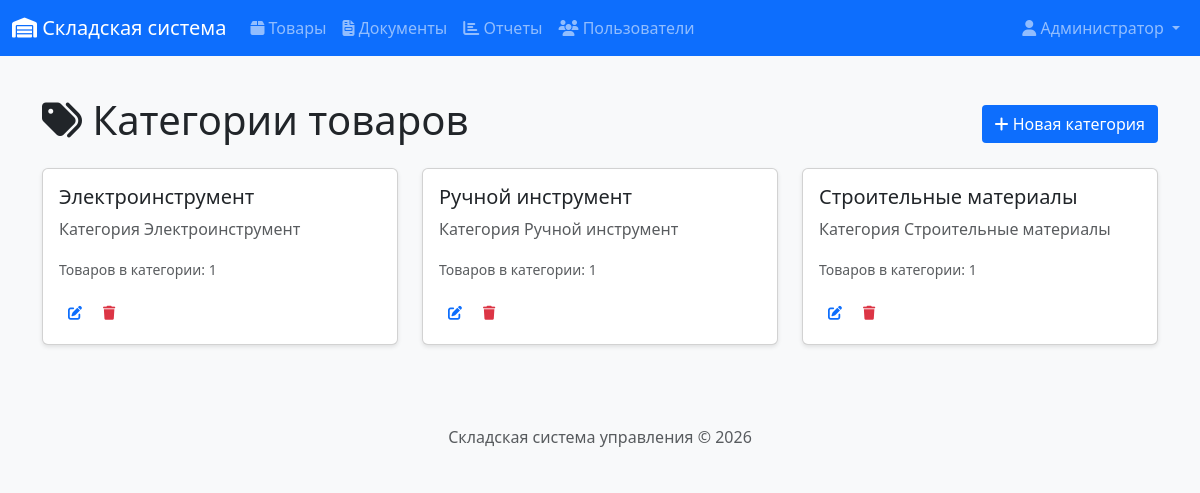
Page /products/categories (signed in) on the committed database.
### app/models.py (models this page shows, shortened)
class User(UserMixin, db.Model):
    __tablename__ = 'users'
    id = db.Column(db.Integer, primary_key=True)
    username = db.Column(db.String(64), unique=True, nullable=False)
    email = db.Column(db.String(120), unique=True, nullable=False)
    password_hash = db.Column(db.String(256))
    full_name = db.Column(db.String(100))
    role = db.Column(db.String(20), default='manager')  # admin, manager, storekeeper
    created_at = db.Column(db.DateTime, default=datetime.utcnow)
    documents_created = db.relationship('Document', backref='author', lazy='dynamic')
    def is_admin(self):
        return self.role == 'admin'
    def is_manager(self):
        return self.role in ['admin', 'manager']

class Category(db.Model):
    __tablename__ = 'categories'
    id = db.Column(db.Integer, primary_key=True)
    name = db.Column(db.String(50), nullable=False, unique=True)
    description = db.Column(db.String(200))
    products = db.relationship('Product', backref='category', lazy='dynamic')

### app/routes/products.py (the view)
@bp.route('/categories')
@login_required
def category_list():
    categories = Category.query.all()
    return render_template('products/categories.html', title='Категории', categories=categories)

### app/__init__.py (called while the page is built)
@login_manager.user_loader
def load_user(user_id):
    from app.models import User
    return User.query.get(int(user_id))

### app/templates/products/categories.html (shortened to what this page needs)
{% extends "base.html" %}
{% block content %}
<div class="d-flex justify-content-between align-items-center mb-3">
    <h1><i class="fas fa-tags"></i> Категории товаров</h1>
    {% if current_user.is_manager() %}
    <a href="{{ url_for('products.category_create') }}" class="btn btn-primary">
        <i class="fas fa-plus"></i> Новая категория
    </a>
    {% endif %}
</div>
<div class="row">
    {% for category in categories %}
    <div class="col-md-4 mb-3">
        <div class="card">
            <div class="card-body">
                <h5 class="card-title">{{ category.name }}</h5>
                <p class="card-text text-muted">{{ category.description or 'Нет описания' }}</p>
                <p class="card-text">
                    <small class="text-muted">
                        Товаров в категории: {{ category.products.count() }}
                    </small>
                </p>
                {% if current_user.is_manager() %}
                <div class="btn-group">
                    <a href="{{ url_for('products.category_edit', id=category.id) }}"
                       class="btn btn-sm btn-outline-primary">
                        <i class="fas fa-edit"></i>
                    </a>
                    <button type="button" class="btn btn-sm btn-outline-danger"
                            data-bs-toggle="modal" data-bs-target="#deleteModal{{ category.id }}">
                        <i class="fas fa-trash"></i>
                    </button>
                </div>
                {% endif %}
            </div>
        </div>
    </div>
    {% endfor %}
</div>
{% endblock %}

### app/templates/base.html (shortened to what this page needs)
<!DOCTYPE html>
<html lang="ru">
<head>
    <link href="https://cdn.jsdelivr.net/npm/bootstrap@5.3.0/dist/css/bootstrap.min.css" rel="stylesheet">
    <link rel="stylesheet" href="https://cdnjs.cloudflare.com/ajax/libs/font-awesome/6.4.0/css/all.min.css">
    <link rel="stylesheet" href="{{ url_for('static', filename='css/style.css') }}">
</head>
<body>
    <nav class="navbar navbar-expand-lg navbar-dark bg-primary">
        <div class="container-fluid">
            <a class="navbar-brand" href="{{ url_for('index') }}">
                <i class="fas fa-warehouse"></i> Складская система
            </a>
            <div class="collapse navbar-collapse" id="navbarNav">
                {% if current_user.is_authenticated %}
                <ul class="navbar-nav me-auto">
                    <li class="nav-item">
                        <a class="nav-link" href="{{ url_for('products.product_list') }}">
                            <i class="fas fa-box"></i> Товары
                        </a>
                    </li>
                    <li class="nav-item">
                        <a class="nav-link" href="{{ url_for('documents.document_list') }}">
                            <i class="fas fa-file-invoice"></i> Документы
                        </a>
                    </li>
                    <li class="nav-item">
                        <a class="nav-link" href="{{ url_for('reports.stock_report') }}">
                            <i class="fas fa-chart-bar"></i> Отчеты
                        </a>
                    </li>
                    {% if current_user.is_admin() %}
                    <li class="nav-item">
                        <a class="nav-link" href="{{ url_for('auth.user_list') }}">
                            <i class="fas fa-users"></i> Пользователи
                        </a>
                    </li>
                    {% endif %}
                </ul>
                <ul class="navbar-nav">
                    <li class="nav-item dropdown">
                        <a class="nav-link dropdown-toggle" href="#" role="button" data-bs-toggle="dropdown">
                            <i class="fas fa-user"></i> {{ current_user.full_name or current_user.username }}
                        </a>
                    </li>
                </ul>
                {% endif %}
            </div>
        </div>
    </nav>
    <main class="container mt-4">
        {% block content %}{% endblock %}
    </main>
    <footer class="footer mt-5 py-3 bg-light">
        <div class="container text-center">
            <span class="text-muted">Складская система управления &copy; 2026</span>
        </div>
    </footer>
</body>
</html>

### app/static/css/style.css (style rules this page uses)
body { font-family: 'Segoe UI', Tahoma, Geneva, Verdana, sans-serif; background-color: #f8f9fa; min-height: 100vh; display: flex; flex-direction: column; margin: 0; padding: 0; }
.footer { margin-top: auto; width: 100%; background-color: #f8f9fa; padding: 1rem 0; text-align: center; }
.card { box-shadow: 0 2px 4px rgba(0,0,0,0.1); transition: transform 0.2s; }
.btn { display: inline-block; font-weight: 400; line-height: 1.5; text-align: center; text-decoration: none; vertical-align: middle; cursor: pointer; padding: 0.375rem 0.75rem; font-size: 1rem; border-radius: 0.25rem; border: 1px solid transparent; }
.btn-sm { padding: 0.25rem 0.5rem; font-size: 0.875rem; border-radius: 0.2rem; }
.btn-group { display: inline-flex; gap: 0.25rem; }
p, strong, span, div { white-space: normal; word-break: normal; }

### rows in the picture
User: full_name "Администратор"
Category: name "Электроинструмент", description "Категория Электроинструмент", products.count "1"
Category: name "Ручной инструмент", description "Категория Ручной инструмент", products.count "1"
Category: name "Строительные материалы", description "Категория Строительные материалы", products.count "1"
